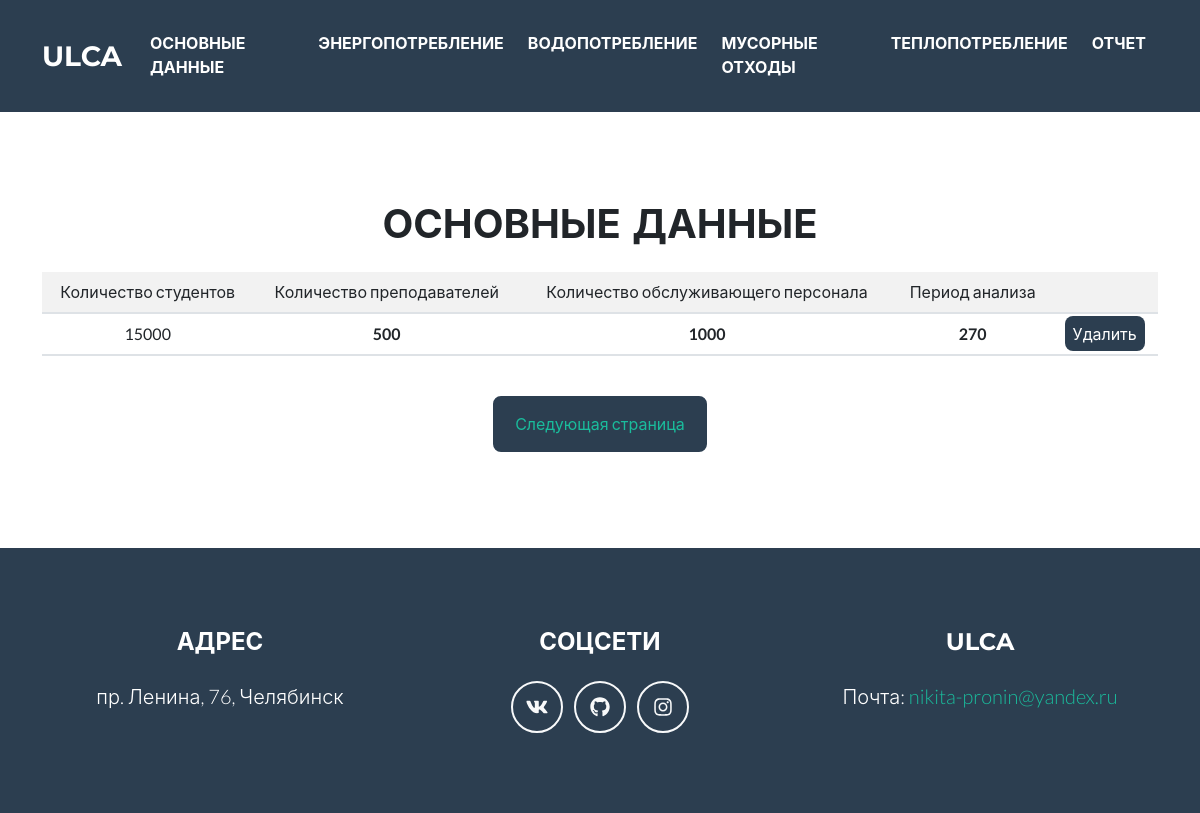
Page /basic_data on the committed database.
### app.py (models this page shows, shortened)
class Basic_data(db.Model):
    id = db.Column(db.Integer, primary_key=True)
    students_count = db.Column(db.Integer)
    employee_count = db.Column(db.Integer)
    staff_count = db.Column(db.Integer)
    days_count = db.Column(db.Integer)
    otchet = db.relationship('Otchet', back_populates="basic_data")

### app.py (the view)
@app.route('/basic_data', methods=['POST', 'GET'])
def basic_data():
    if request.method == "POST":
        students_count = request.form['students_count']
        employee_count = request.form['employee_count']
        staff_count = request.form['staff_count']
        days_count = request.form['days_count']
        basic = Basic_data(students_count=students_count, employee_count=employee_count,
                           staff_count=staff_count, days_count=days_count)
        try:
            db.session.add(basic)
            db.session.commit()
            return redirect('/basic_data')
        except:
            return "Данные внесены не верно"
    else:
        energy = db.session.query(Energy.id).all()
        trash = db.session.query(Trash.id).all()
        water = db.session.query(Water.id).all()
        heat = db.session.query(Heat.id).all()
        basic = Basic_data.query.order_by(Basic_data.id).all()
        return render_template('basic_data.html', heat=heat, basic=basic, energy=energy, trash=trash, water=water)

### templates/basic_data.html (shortened to what this page needs)
{% import  "bootstrap/wtf.html" as wtf %}
{% extends 'bootstrap/base.html' %}
{% block head %}
<link href="static/css/styles.css" rel="stylesheet" />
{% endblock %}
{% block body %}
<nav class="navbar navbar-expand-xl bg-secondary text-uppercase fixed-top" id="mainNav">
	<div class="container">
		<a class="navbar-brand" href='/index'>ULCA</a>
		<div class="collapse navbar-collapse" id="collapsibleNavbar">
			<ul class="navbar-nav mx-auto ">
				<li class="nav-item mx-0 mx-lg-1"><a class="nav-link py-2 px-0 px-lg-2 rounded" href="/basic_data">основные данные</a></li>
				<li class="nav-item mx-0 mx-lg-1"><a class="nav-link py-2 px-0 px-lg-2 rounded" href="/energy">энергопотребление</a></li>
				<li class="nav-item mx-0 mx-lg-1"><a class="nav-link py-2 px-0 px-lg-2 rounded" href="/water">водопотребление</a></li>
				<li class="nav-item mx-0 mx-lg-1"><a class="nav-link py-2 px-0 px-lg-2 rounded" href="/trash">мусорные отходы</a></li>
				<li class="nav-item mx-0 mx-lg-1"><a class="nav-link py-2 px-0 px-lg-2 rounded" href="/teplo">теплопотребление</a></li>
				{% if ((heat|length >= 1) and (basic|length >= 1) and (trash|length >= 1) and (water|length >= 1) and (energy|length >= 1)) %}
						<li class="nav-item mx-0 mx-lg-1"><a class="nav-link py-2 px-0 px-lg-2 rounded" href="/calculate">отчет</a></li>
				{% endif %}		</ul>
		</div>
	</div>
</nav>
<header class="masthead  text-center">
	<div class="container d-flex  flex-column">
		<p class="h1  text-uppercase mb-0">Основные данные</p>
        <br>
		<div class="content">
			{% if basic|length < 1 %}
			<h4 style="text-align: center">Сведения еще не добавлены</h4>
			<form method="post">
				<input type="number" name="students_count" id="students_count" class="form-control"  required placeholder="Количесто студентов">
				<input type="number" name="employee_count" id="employee_count" class="form-control"  required placeholder="Количество преподавателей">
				<input type="number" name="staff_count" id="staff_count" class="form-control"  required placeholder="Количество обслуживающего персонала">
				<input type="number" name="days_count" id="days_count" class="form-control"  required placeholder="Период анализа в днях">
                <br>
				<input type="submit" class="btn btn-secondary" value="Добавить">
			</form>
			{% else %}
					<div class="table-responsive">
			<table class="table table-striped">
				<tr class="align-middle">
					<td align="center">Количество студентов</td>
					<td align="center">Количество преподавателей</td>
					<td align="center">Количество обслуживающего персонала</td>
					<td align="center">Период анализа</td>
					<td align="center"></td>
				</tr>
				{% for bas in basic %}
				<tr>
					<td align="center">{{ bas.students_count }}</b> </td>
					<td align="center"><b>{{ bas.employee_count}} </b></td>
					<td align="center"><b> {{ bas.staff_count }}</b> </td>
					<td align="center"> <b>  {{ bas.days_count }}</b> </td>
					<td align="center"><a class="mx-0 text-decoration-none btn-secondary py-2 px-0 px-lg-2 rounded" href="/basic_data/delete/{{bas.id}}">Удалить</a></td>
				</tr>
				{% endfor %}
			</table>
					</div>
			{% endif %}
            <br>
			<button class="btn btn-secondary"><a class="mx-0 nav-link py-2 px-0 px-lg-2 rounded" href="/energy">Следующая страница</a> </button>
		</div>
	</div>
</header>
<footer class="footer text-center padding-bottom">
	<div class="container">
		<div class="row">
			<div class="col-lg-4 mb-5 mb-lg-0">
				<h4 class="text-uppercase mb-4">адрес</h4>
				<p class="lead mb-0">
					пр. Ленина, 76, Челябинск
				</p>
			</div>
			<div class="col-lg-4 mb-5 mb-lg-0">
				<h4 class="text-uppercase mb-4">соцсети</h4>
				<a class="btn btn-outline-light btn-social mx-1" href="https:\\vk.com/hitrij_tatarin"><i class="fab fa-fw fa-vk"></i></a>
				<a class="btn btn-outline-light btn-social mx-1" href="https:\\github.com/burcev60"><i class="fab fa-fw fa-github"></i></a>
				<a class="btn btn-outline-light btn-social mx-1" href="https:\\google.com"><i class="fab fa-fw fa-instagram"></i></a>
			</div>
			<div class="col-lg-4">
				<h4 class="text-uppercase mb-4">ulca</h4>
				<p class="lead mb-0">
					Почта:
					<a href="mailto:nikita-pronin@yandex.ru" class="text-decoration-none"> nikita-pronin@yandex.ru</a>
				</p>
			</div>
		</div>
	</div>
</footer>
{% endblock %}

### rows in the picture
Basic_data: students_count "15000", employee_count "500", staff_count "1000", days_count "270"
